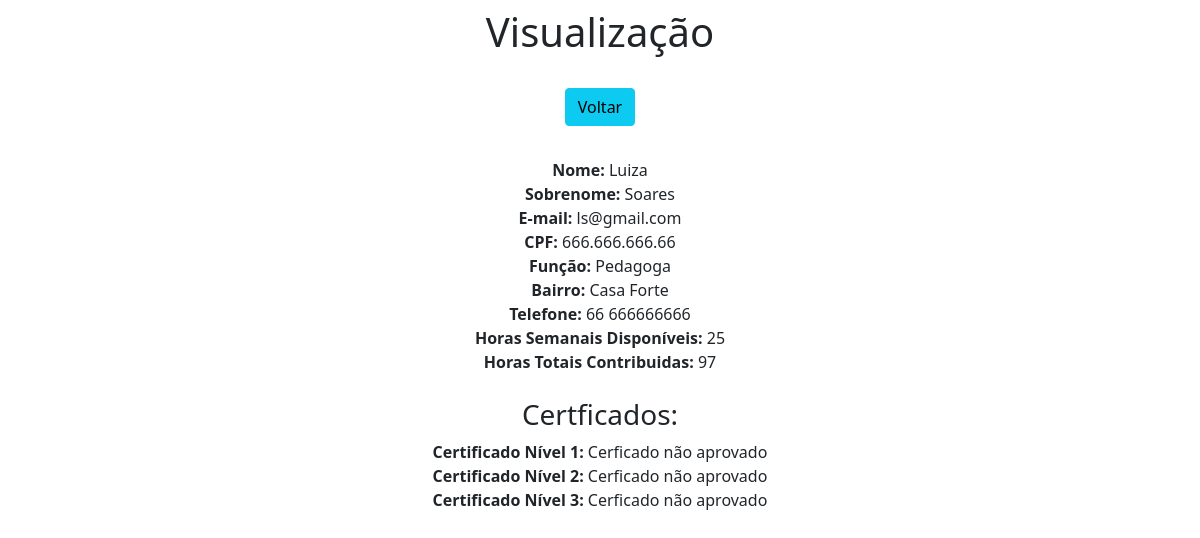
/view/29/, run on the app's committed database.
### ERP/models.py (models this page shows)
class Voluntarios(models.Model):
    nome = models.CharField(max_length=30)
    sobrenome = models.CharField(max_length=30)
    email = models.EmailField(max_length=30) # t
    cpf = models.CharField(max_length=30) # t
    funcao = models.CharField(max_length=30)
    bairro = models.CharField(max_length=30) # t
    telefone = models.CharField(max_length=30) # t
    horas_semanais = models.IntegerField()
    horas_contribuidas = models.IntegerField()

### ERP/views.py (the view)
# urls.py: path('view/<int:pk>/', view, name='view'),
def view(request, pk):
    data = {}
    data['db'] = Voluntarios.objects.get(pk=pk)
    return render(request,'view.html', data)

### ERP/templates/view.html (shortened to what this page needs)
<!DOCTYPE html>
<html lang="pt-br">
<head>
	<link href="https://cdn.jsdelivr.net/npm/bootstrap@5.1.3/dist/css/bootstrap.min.css" rel="stylesheet">
</head>
<body>
	<div class="col-8 m-auto pt-2 pb-2 text-center">
		<h1>Visualização</h1>
	</div>
	<div class="col-8 m-auto pt-3 pb-2 text-center">
		<a href="/" class="btn btn-info">Voltar</a>
	</div>
	<div class="col-8 m-auto pt-4 pb-2 text-center">
		<strong>Nome: </strong>{{db.nome}}<br>
		<strong>Sobrenome: </strong>{{db.sobrenome}}<br>
		<strong>E-mail: </strong>{{db.email}}<br>
		<strong>CPF: </strong>{{db.cpf}}<br>
        <strong>Função: </strong>{{db.funcao}}<br>
		<strong>Bairro: </strong>{{db.bairro}}<br>
		<strong>Telefone: </strong>{{db.telefone}}<br>
		<strong>Horas Semanais Disponíveis: </strong>{{db.horas_semanais}}<br>
		<strong>Horas Totais Contribuidas: </strong>{{db.horas_contribuidas}}<br>
		<br>
		<h3>Certficados:</h3>
		<strong>Certificado Nível 1: </strong>{% if db.horas_contribuidas > 100 %}Certficado aprovado{%else%}Cerficado não aprovado{%endif%}<br>
		<strong>Certificado Nível 2: </strong>{% if db.horas_contribuidas > 200 %}Certficado aprovado{%else%}Cerficado não aprovado{%endif%}<br>
		<strong>Certificado Nível 3: </strong>{% if db.horas_contribuidas > 300 %}Certficado aprovado{%else%}Cerficado não aprovado{%endif%}<br>
	</div>
</body>
</html>

### data on the page
Voluntarios: nome "Luiza", sobrenome "Soares", email "ls@gmail.com", cpf "666.666.666.66", funcao "Pedagoga", bairro "Casa Forte", telefone "66 666666666", horas_semanais "25", horas_contribuidas "97"
